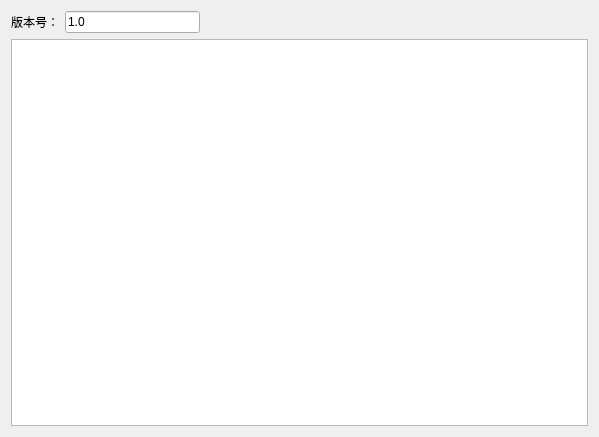
<?xml version="1.0" encoding="UTF-8"?>
<ui version="4.0">
 <class>Widget</class>
 <widget class="QWidget" name="Widget">
  <property name="geometry">
   <rect>
    <x>0</x>
    <y>0</y>
    <width>599</width>
    <height>437</height>
   </rect>
  </property>
  <property name="windowTitle">
   <string>Widget</string>
  </property>
  <layout class="QGridLayout" name="gridLayout_2">
   <item row="0" column="0">
    <layout class="QGridLayout" name="gridLayout">
     <item row="0" column="0">
      <layout class="QHBoxLayout" name="horizontalLayout">
       <item>
        <widget class="QLabel" name="label">
         <property name="text">
          <string>版本号：</string>
         </property>
        </widget>
       </item>
       <item>
        <widget class="QLineEdit" name="lineEdit">
         <property name="enabled">
          <bool>true</bool>
         </property>
         <property name="text">
          <string>1.0</string>
         </property>
        </widget>
       </item>
       <item>
        <spacer name="horizontalSpacer">
         <property name="orientation">
          <enum>Qt::Horizontal</enum>
         </property>
         <property name="sizeHint" stdset="0">
          <size>
           <width>388</width>
           <height>20</height>
          </size>
         </property>
        </spacer>
       </item>
      </layout>
     </item>
     <item row="1" column="0">
      <widget class="QTextEdit" name="textEdit">
       <property name="enabled">
        <bool>true</bool>
       </property>
      </widget>
     </item>
    </layout>
   </item>
  </layout>
 </widget>
 <layoutdefault spacing="6" margin="11"/>
 <resources/>
 <connections/>
</ui>
